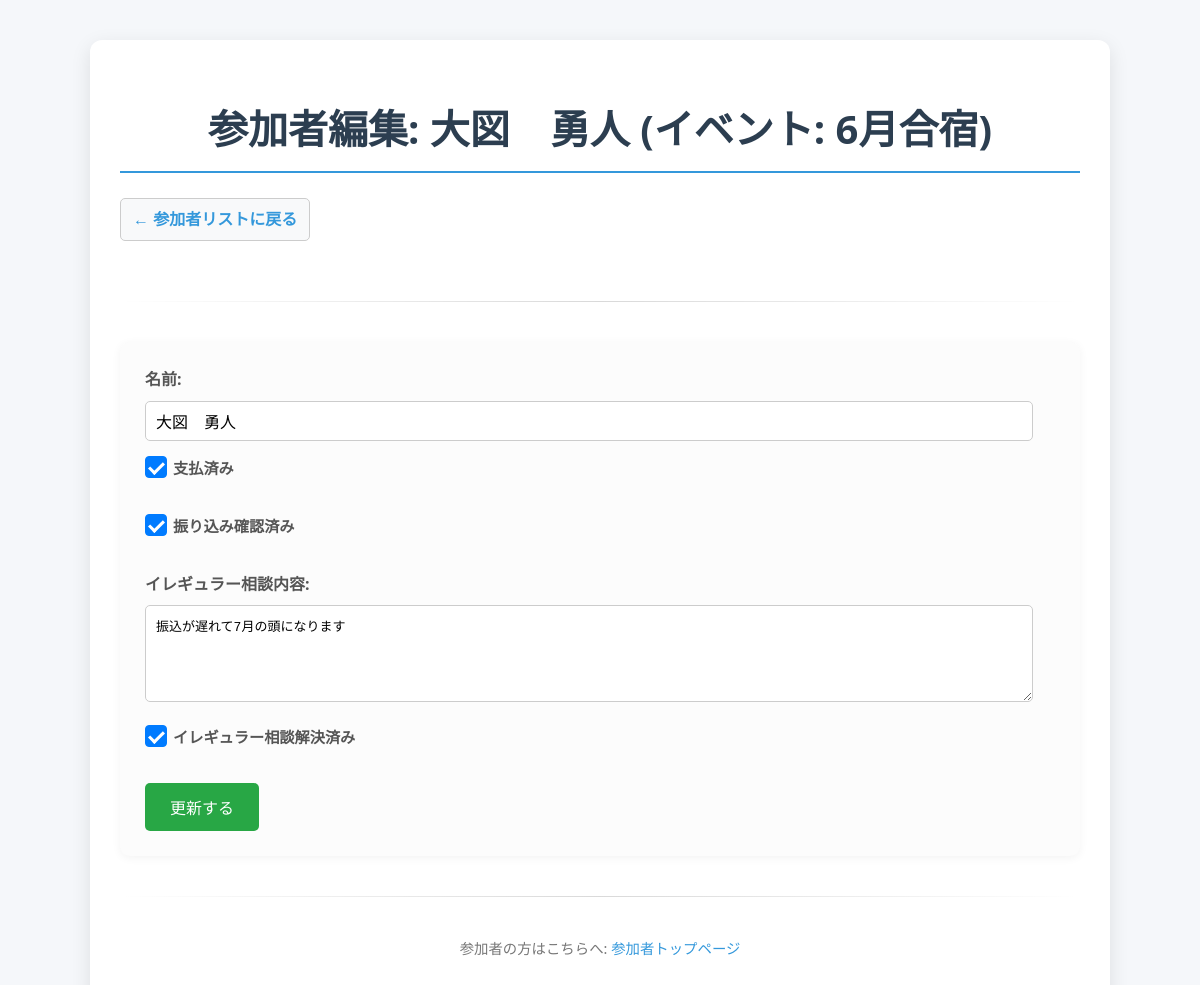
Page /admin/edit_participant/1 (signed in) on the committed database.
### database.py (models this page shows, shortened)
class Participant(db.Model):
    id = db.Column(db.Integer, primary_key=True)
    name = db.Column(db.String(100), nullable=False)
    event_id = db.Column(db.Integer, db.ForeignKey('event.id'), nullable=False)
    is_paid = db.Column(db.Boolean, default=False)
    paid_reported_at = db.Column(db.DateTime, nullable=True) # 振り込み報告日時
    is_confirmed = db.Column(db.Boolean, default=False) # 管理者による確認
    irregular_request = db.Column(db.Text, nullable=True) # イレギュラー相談内容
    is_irregular_resolved = db.Column(db.Boolean, default=False) # イレギュラー相談解決済み

class Event(db.Model):
    id = db.Column(db.Integer, primary_key=True)
    name = db.Column(db.String(100), nullable=False)
    description = db.Column(db.Text, nullable=True)
    participants = db.relationship('Participant', backref='event', lazy=True, cascade="all, delete-orphan")

### app.py (the view, shortened to what this page needs)
@app.route('/admin/edit_participant/<int:participant_id>', methods=['GET', 'POST'])
@admin_required # アクセス制限を適用
def admin_edit_participant(participant_id):
    participant = Participant.query.get_or_404(participant_id)
    return render_template('admin/edit_participant.html', participant=participant)

### app.py (called while the page is built)
def admin_required(f):
    from functools import wraps
    @wraps(f)
    def decorated_function(*args, **kwargs):
        if 'logged_in' not in session or not session['logged_in']:
            flash('管理者ページにアクセスするにはログインしてください。', 'error')
            return redirect(url_for('admin_login'))
        return f(*args, **kwargs)
    return decorated_function

### templates/admin/edit_participant.html (shortened to what this page needs)
{% extends 'admin/base.html' %}
{% import 'macros.html' as macros %}
{% block content %}
    <h1>参加者編集: {{ participant.name }} (イベント: {{ participant.event.name }})</h1>
    <a href="{{ url_for('admin_event_detail', event_id=participant.event_id) }}" class="back-link">← 参加者リストに戻る</a>
    <hr>
    <form action="{{ url_for('admin_edit_participant', participant_id=participant.id) }}" method="post" class="form-section">
        <label for="participant_name">名前:</label>
        <input type="text" id="participant_name" name="participant_name" value="{{ participant.name }}" required>
        <br>
        <label class="checkbox-container">
            <span class="checkmark"></span> 支払済み
        </label>
        <br>
        <label class="checkbox-container">
            <span class="checkmark"></span> 振り込み確認済み
        </label>
        <br>
        <label for="irregular_request">イレギュラー相談内容:</label>
        <textarea id="irregular_request" name="irregular_request" rows="5">{{ participant.irregular_request or '' }}</textarea>
        <br>
        <label class="checkbox-container">
            <span class="checkmark"></span> イレギュラー相談解決済み
        </label>
        <br>
        <button type="submit" class="submit-button">更新する</button>
    </form>
{% endblock %}

### static/css/style.css (style rules this page uses)
body { font-family: 'Segoe UI', Tahoma, Geneva, Verdana, sans-serif; margin: 0; padding: 20px; background-color: #f5f7fa; color: #333; line-height: 1.6; }
h1, h2 { color: #2c3e50; border-bottom: 2px solid #3498db; padding-bottom: 10px; margin-bottom: 25px; }
h1 { font-size: 2.5em; text-align: center; }
hr { border: 0; height: 1px; background-image: linear-gradient(to right, rgba(0, 0, 0, 0), rgba(0, 0, 0, 0.15), rgba(0, 0, 0, 0)); margin: 40px 0; }
a { color: #3498db; text-decoration: none; transition: color 0.2s ease; }
.back-link { display: inline-block; margin-bottom: 20px; font-weight: bold; padding: 8px 12px; border: 1px solid #ccc; border-radius: 5px; background-color: #f8f9fa; transition: background-color 0.2s; }
.form-section { background-color: #fcfcfc; padding: 25px; border-radius: 10px; box-shadow: 0 2px 10px rgba(0,0,0,0.05); margin-bottom: 20px; }
label { display: block; margin-bottom: 8px; font-weight: bold; color: #555; }
input[type="text"], input[type="password"], textarea { width: calc(100% - 22px); padding: 10px; margin-bottom: 15px; border: 1px solid #ccc; border-radius: 5px; font-size: 1em; box-sizing: border-box; }
.submit-button { background-color: #28a745; color: white; padding: 12px 25px; border: none; border-radius: 5px; cursor: pointer; font-size: 1em; transition: background-color 0.2s ease-in-out; }
.checkbox-container { display: block; position: relative; padding-left: 28px; cursor: pointer; font-size: 0.95em; -webkit-user-select: none; -moz-user-select: none; -ms-user-select: none; user-select: none; white-space: nowrap; }
.checkmark { position: absolute; top: 0; left: 0; height: 20px; width: 20px; background-color: #eee; border: 1px solid #ccc; border-radius: 4px; transition: background-color 0.2s, border-color 0.2s; }
.checkbox-container input:checked ~ .checkmark { background-color: #007bff; border-color: #007bff; }
.checkmark:after { content: ""; position: absolute; display: none; }
.checkbox-container input:checked ~ .checkmark:after { display: block; }
.checkbox-container .checkmark:after { left: 6px; top: 2px; width: 6px; height: 12px; border: solid white; border-width: 0 3px 3px 0; -webkit-transform: rotate(45deg); -ms-transform: rotate(45deg); transform: rotate(45deg); }

### rows in the picture
Participant: name "大図 勇人", participant_name "大図 勇人", irregular_request "振込が遅れて7月の頭になります"
Event: event.name "6月合宿"
